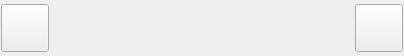
<?xml version="1.0" encoding="UTF-8"?>
<ui version="4.0">
 <class>ListWidgetEntryClass</class>
 <widget class="QWidget" name="ListWidgetEntryClass">
  <property name="geometry">
   <rect>
    <x>0</x>
    <y>0</y>
    <width>404</width>
    <height>56</height>
   </rect>
  </property>
  <property name="sizePolicy">
   <sizepolicy hsizetype="Preferred" vsizetype="Fixed">
    <horstretch>0</horstretch>
    <verstretch>0</verstretch>
   </sizepolicy>
  </property>
  <property name="minimumSize">
   <size>
    <width>0</width>
    <height>52</height>
   </size>
  </property>
  <property name="maximumSize">
   <size>
    <width>16777215</width>
    <height>56</height>
   </size>
  </property>
  <property name="font">
   <font>
    <pointsize>8</pointsize>
   </font>
  </property>
  <property name="windowTitle">
   <string>Form</string>
  </property>
  <property name="styleSheet">
   <string notr="true">QLabel
{
font: 14px;
}</string>
  </property>
  <layout class="QHBoxLayout" name="horizontalLayout_3">
   <property name="spacing">
    <number>1</number>
   </property>
   <property name="leftMargin">
    <number>1</number>
   </property>
   <property name="topMargin">
    <number>1</number>
   </property>
   <property name="rightMargin">
    <number>1</number>
   </property>
   <property name="bottomMargin">
    <number>1</number>
   </property>
   <item>
    <widget class="VxPushButton" name="m_IconButton">
     <property name="sizePolicy">
      <sizepolicy hsizetype="Fixed" vsizetype="Fixed">
       <horstretch>0</horstretch>
       <verstretch>0</verstretch>
      </sizepolicy>
     </property>
     <property name="minimumSize">
      <size>
       <width>48</width>
       <height>48</height>
      </size>
     </property>
     <property name="maximumSize">
      <size>
       <width>48</width>
       <height>48</height>
      </size>
     </property>
     <property name="text">
      <string notr="true"/>
     </property>
     <property name="iconSize">
      <size>
       <width>48</width>
       <height>48</height>
      </size>
     </property>
    </widget>
   </item>
   <item>
    <layout class="QVBoxLayout" name="ButtonTextVerticalLayout">
     <property name="spacing">
      <number>0</number>
     </property>
     <property name="leftMargin">
      <number>7</number>
     </property>
     <property name="topMargin">
      <number>2</number>
     </property>
     <property name="bottomMargin">
      <number>2</number>
     </property>
     <item>
      <layout class="QHBoxLayout" name="TitleHorizontalLayout">
       <property name="spacing">
        <number>0</number>
       </property>
       <property name="leftMargin">
        <number>0</number>
       </property>
       <item>
        <widget class="QLabel" name="TitlePart1">
         <property name="font">
          <font>
           <pointsize>-1</pointsize>
           <weight>50</weight>
           <italic>false</italic>
           <bold>false</bold>
          </font>
         </property>
         <property name="text">
          <string/>
         </property>
        </widget>
       </item>
       <item>
        <widget class="QLabel" name="TitlePart2">
         <property name="text">
          <string/>
         </property>
        </widget>
       </item>
       <item>
        <spacer name="horizontalSpacer">
         <property name="orientation">
          <enum>Qt::Horizontal</enum>
         </property>
         <property name="sizeHint" stdset="0">
          <size>
           <width>40</width>
           <height>20</height>
          </size>
         </property>
        </spacer>
       </item>
      </layout>
     </item>
     <item>
      <layout class="QHBoxLayout" name="DescHorizontalLayout">
       <property name="spacing">
        <number>0</number>
       </property>
       <item>
        <widget class="QLabel" name="DescPart1">
         <property name="text">
          <string/>
         </property>
        </widget>
       </item>
       <item>
        <widget class="QLabel" name="DescPart2">
         <property name="text">
          <string/>
         </property>
        </widget>
       </item>
       <item>
        <spacer name="horizontalSpacer_2">
         <property name="orientation">
          <enum>Qt::Horizontal</enum>
         </property>
         <property name="sizeHint" stdset="0">
          <size>
           <width>40</width>
           <height>20</height>
          </size>
         </property>
        </spacer>
       </item>
      </layout>
     </item>
     <item>
      <widget class="QLabel" name="TodLabel">
       <property name="sizePolicy">
        <sizepolicy hsizetype="Preferred" vsizetype="Preferred">
         <horstretch>0</horstretch>
         <verstretch>0</verstretch>
        </sizepolicy>
       </property>
       <property name="font">
        <font>
         <pointsize>-1</pointsize>
         <weight>50</weight>
         <italic>false</italic>
         <bold>false</bold>
        </font>
       </property>
       <property name="frameShape">
        <enum>QFrame::NoFrame</enum>
       </property>
       <property name="lineWidth">
        <number>0</number>
       </property>
       <property name="text">
        <string/>
       </property>
      </widget>
     </item>
    </layout>
   </item>
   <item>
    <widget class="VxPushButton" name="m_MenuButton">
     <property name="sizePolicy">
      <sizepolicy hsizetype="Fixed" vsizetype="Fixed">
       <horstretch>0</horstretch>
       <verstretch>0</verstretch>
      </sizepolicy>
     </property>
     <property name="minimumSize">
      <size>
       <width>48</width>
       <height>48</height>
      </size>
     </property>
     <property name="maximumSize">
      <size>
       <width>48</width>
       <height>48</height>
      </size>
     </property>
     <property name="text">
      <string notr="true"/>
     </property>
     <property name="iconSize">
      <size>
       <width>48</width>
       <height>48</height>
      </size>
     </property>
    </widget>
   </item>
  </layout>
 </widget>
 <customwidgets>
  <customwidget>
   <class>VxPushButton</class>
   <extends>QPushButton</extends>
   <header>VxPushButton.h</header>
  </customwidget>
 </customwidgets>
 <resources/>
 <connections/>
</ui>
